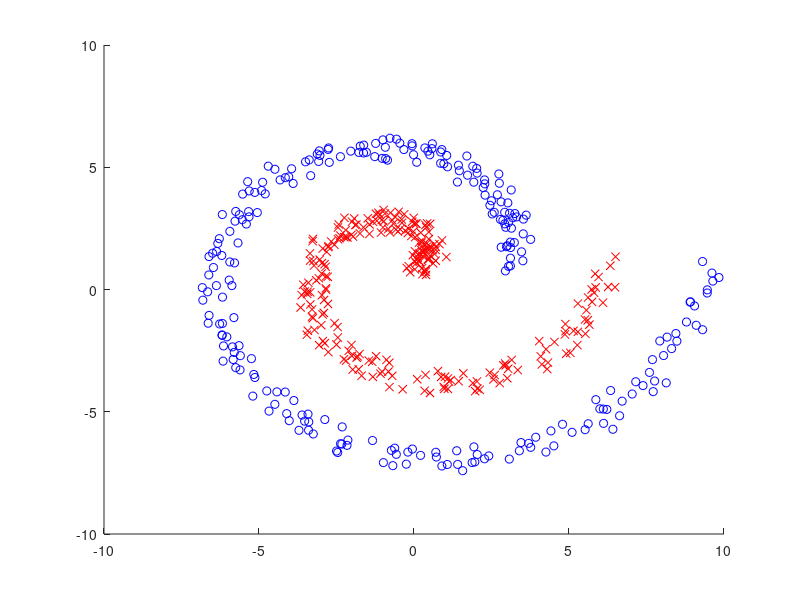

Write MATLAB code to recreate this figure.
n=500; c=2; k=10; t=randperm(n); a=linspace(0,2*pi,n/2)';
x=[a.*cos(a) a.*sin(a); (a+pi).*cos(a) (a+pi).*sin(a)];
x=x+rand(n,2); x=x-repmat(mean(x),[n,1]); x2=sum(x.^2,2);
d=repmat(x2,1,n)+repmat(x2',n,1)-2*x*x'; [p,i]=sort(d);
W=sparse(d<=ones(n,1)*p(k+1,:)); W=(W+W'~=0);
D=diag(sum(W,2)); L=D-W; [z,v]=eigs(L,D,c-1,'sm'); 

m=z(t(1:c),:); s0(1:c,1)=inf; z2=sum(z.^2,2);
for o=1:1000
  m2=sum(m.^2,2); 
  [u,y]=min(repmat(m2,1,n)+repmat(z2',c,1)-2*m*z');
  for t=1:c  
    m(t,:)=mean(z(y==t,:)); s(t,1)=mean(d(y==t));
  end
  if norm(s-s0)<0.001, break, end
  s0=s;
end

figure(1); clf; hold on; axis([-10 10 -10 10]);
plot(x(y==1,1),x(y==1,2),'bo');
plot(x(y==2,1),x(y==2,2),'rx');
